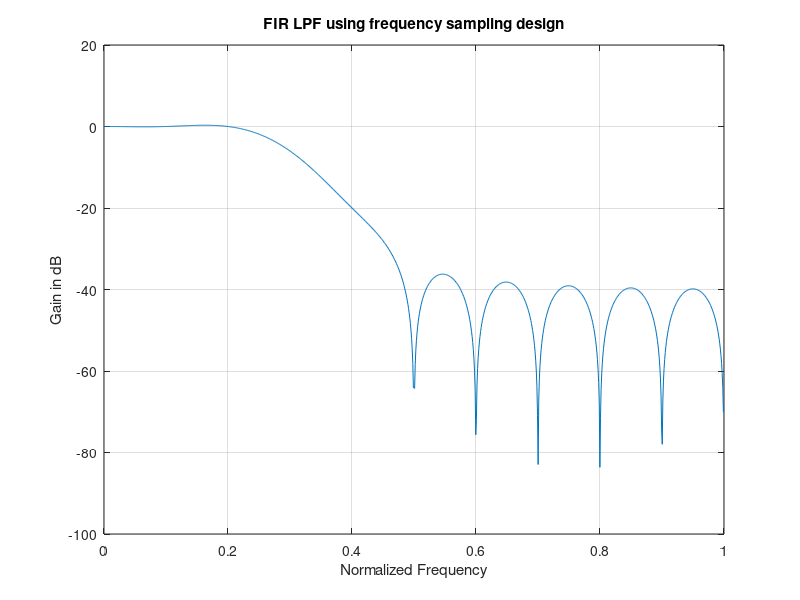

MATLAB code to generate this figure:
clc;
clear all;
close all;

M = 20;
alpha = (M-1)/2;
Hrs = [1,1,1,0.5,0.1,zeros(1,11),0.1,0.5,1,1];
k1 = 0: floor((M-1)/2);
k2 = floor((M-1)/2)+1:M-1;
angH = [-alpha*(2*pi)*k1/M, alpha*(2*pi)*(M-k2)/M];
H = Hrs.*exp(1i*angH);
h = real(ifft(H,M));
[H,W]=freqz([h],1,1024);

plot(W/pi,20*log10(abs(H))), zoom on, grid on;
title('FIR LPF using frequency sampling design');
xlabel('Normalized Frequency'), ylabel('Gain in dB');